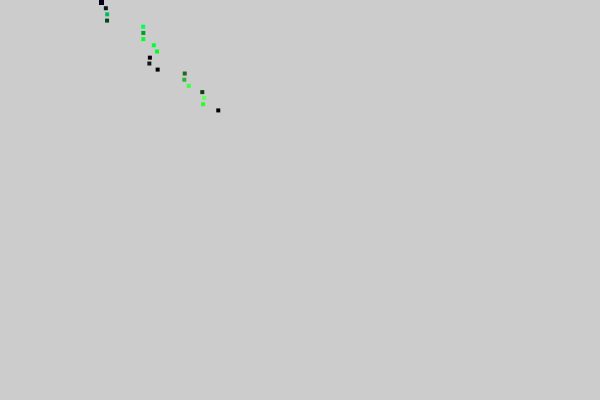
Frame 1 (no input)
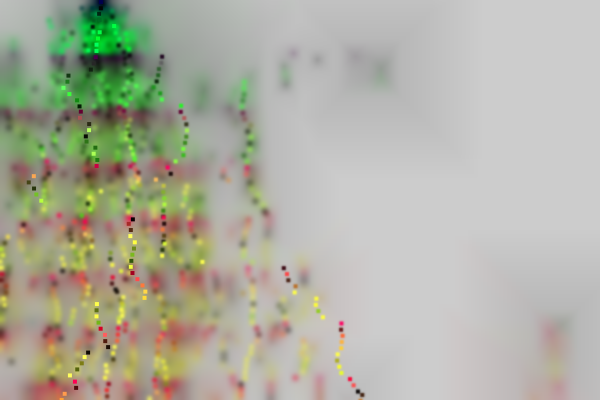
Frame 60 (the mouse pressed at the canvas centre just before this capture)
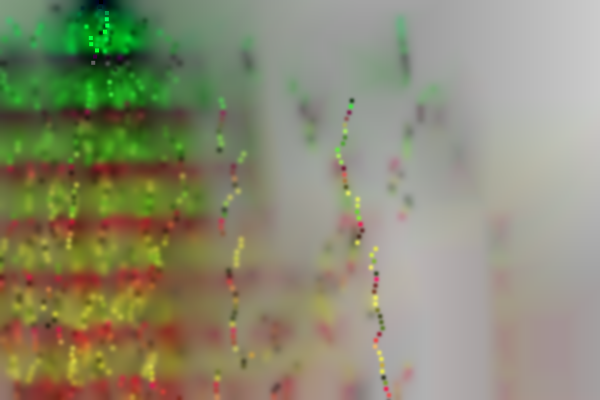
Frame 120 (the mouse held since frame 60 and released just before this capture)

The Processing sketch that drew these frames (run headless with seeded random() and noise(); from frame 60 on, the mouse is pressed at the canvas centre):

// Processing sketch: processing_3619
// ── processing_3619.pde

float e,f,g,i,j;void setup(){size(600,400);}void draw(){filter(BLUR);for(i=0;i<9;i++){for(j=0;j<9;j++){e=random(99);f=e*j;g=e*i;fill(g,f,e);rect(99,0,4,4);noStroke();translate(tan(e)*2,atan(e)*4);}}}
